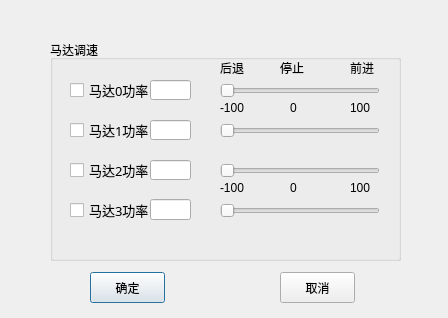
<?xml version="1.0" encoding="UTF-8"?>
<ui version="4.0">
 <class>MotorStartDialog</class>
 <widget class="QDialog" name="MotorStartDialog">
  <property name="geometry">
   <rect>
    <x>0</x>
    <y>0</y>
    <width>448</width>
    <height>318</height>
   </rect>
  </property>
  <property name="windowTitle">
   <string>马达启动模块</string>
  </property>
  <widget class="QGroupBox" name="groupBox">
   <property name="geometry">
    <rect>
     <x>50</x>
     <y>40</y>
     <width>351</width>
     <height>221</height>
    </rect>
   </property>
   <property name="title">
    <string>马达调速</string>
   </property>
   <widget class="QCheckBox" name="checkBox">
    <property name="geometry">
     <rect>
      <x>20</x>
      <y>40</y>
      <width>81</width>
      <height>20</height>
     </rect>
    </property>
    <property name="font">
     <font>
      <family>宋体</family>
      <pointsize>10</pointsize>
     </font>
    </property>
    <property name="text">
     <string>马达0功率</string>
    </property>
   </widget>
   <widget class="QCheckBox" name="checkBox_2">
    <property name="geometry">
     <rect>
      <x>20</x>
      <y>80</y>
      <width>81</width>
      <height>20</height>
     </rect>
    </property>
    <property name="font">
     <font>
      <family>宋体</family>
      <pointsize>10</pointsize>
     </font>
    </property>
    <property name="text">
     <string>马达1功率</string>
    </property>
   </widget>
   <widget class="QCheckBox" name="checkBox_3">
    <property name="geometry">
     <rect>
      <x>20</x>
      <y>120</y>
      <width>81</width>
      <height>20</height>
     </rect>
    </property>
    <property name="font">
     <font>
      <family>宋体</family>
      <pointsize>10</pointsize>
     </font>
    </property>
    <property name="text">
     <string>马达2功率</string>
    </property>
   </widget>
   <widget class="QCheckBox" name="checkBox_4">
    <property name="geometry">
     <rect>
      <x>20</x>
      <y>160</y>
      <width>81</width>
      <height>20</height>
     </rect>
    </property>
    <property name="font">
     <font>
      <family>宋体</family>
      <pointsize>10</pointsize>
     </font>
    </property>
    <property name="text">
     <string>马达3功率</string>
    </property>
   </widget>
   <widget class="QLineEdit" name="lineEdit">
    <property name="geometry">
     <rect>
      <x>100</x>
      <y>40</y>
      <width>41</width>
      <height>20</height>
     </rect>
    </property>
   </widget>
   <widget class="QLineEdit" name="lineEdit_2">
    <property name="geometry">
     <rect>
      <x>100</x>
      <y>80</y>
      <width>41</width>
      <height>20</height>
     </rect>
    </property>
   </widget>
   <widget class="QLineEdit" name="lineEdit_3">
    <property name="geometry">
     <rect>
      <x>100</x>
      <y>120</y>
      <width>41</width>
      <height>20</height>
     </rect>
    </property>
   </widget>
   <widget class="QLineEdit" name="lineEdit_4">
    <property name="geometry">
     <rect>
      <x>100</x>
      <y>159</y>
      <width>41</width>
      <height>21</height>
     </rect>
    </property>
   </widget>
   <widget class="QSlider" name="horizontalSlider_1">
    <property name="geometry">
     <rect>
      <x>170</x>
      <y>40</y>
      <width>160</width>
      <height>22</height>
     </rect>
    </property>
    <property name="orientation">
     <enum>Qt::Horizontal</enum>
    </property>
   </widget>
   <widget class="QSlider" name="horizontalSlider_2">
    <property name="geometry">
     <rect>
      <x>170</x>
      <y>80</y>
      <width>160</width>
      <height>22</height>
     </rect>
    </property>
    <property name="orientation">
     <enum>Qt::Horizontal</enum>
    </property>
   </widget>
   <widget class="QSlider" name="horizontalSlider_3">
    <property name="geometry">
     <rect>
      <x>170</x>
      <y>120</y>
      <width>160</width>
      <height>22</height>
     </rect>
    </property>
    <property name="orientation">
     <enum>Qt::Horizontal</enum>
    </property>
   </widget>
   <widget class="QSlider" name="horizontalSlider_4">
    <property name="geometry">
     <rect>
      <x>170</x>
      <y>160</y>
      <width>160</width>
      <height>22</height>
     </rect>
    </property>
    <property name="orientation">
     <enum>Qt::Horizontal</enum>
    </property>
   </widget>
   <widget class="QLabel" name="label">
    <property name="geometry">
     <rect>
      <x>170</x>
      <y>20</y>
      <width>31</width>
      <height>16</height>
     </rect>
    </property>
    <property name="text">
     <string>后退</string>
    </property>
   </widget>
   <widget class="QLabel" name="label_2">
    <property name="geometry">
     <rect>
      <x>230</x>
      <y>20</y>
      <width>31</width>
      <height>16</height>
     </rect>
    </property>
    <property name="text">
     <string>停止</string>
    </property>
   </widget>
   <widget class="QLabel" name="label_3">
    <property name="geometry">
     <rect>
      <x>300</x>
      <y>20</y>
      <width>31</width>
      <height>16</height>
     </rect>
    </property>
    <property name="text">
     <string>前进</string>
    </property>
   </widget>
   <widget class="QLabel" name="label_4">
    <property name="geometry">
     <rect>
      <x>170</x>
      <y>60</y>
      <width>31</width>
      <height>16</height>
     </rect>
    </property>
    <property name="text">
     <string>-100</string>
    </property>
   </widget>
   <widget class="QLabel" name="label_5">
    <property name="geometry">
     <rect>
      <x>240</x>
      <y>60</y>
      <width>16</width>
      <height>16</height>
     </rect>
    </property>
    <property name="text">
     <string>0</string>
    </property>
   </widget>
   <widget class="QLabel" name="label_6">
    <property name="geometry">
     <rect>
      <x>300</x>
      <y>60</y>
      <width>21</width>
      <height>16</height>
     </rect>
    </property>
    <property name="text">
     <string>100</string>
    </property>
   </widget>
   <widget class="QLabel" name="label_7">
    <property name="geometry">
     <rect>
      <x>240</x>
      <y>140</y>
      <width>16</width>
      <height>16</height>
     </rect>
    </property>
    <property name="text">
     <string>0</string>
    </property>
   </widget>
   <widget class="QLabel" name="label_8">
    <property name="geometry">
     <rect>
      <x>300</x>
      <y>140</y>
      <width>21</width>
      <height>16</height>
     </rect>
    </property>
    <property name="text">
     <string>100</string>
    </property>
   </widget>
   <widget class="QLabel" name="label_9">
    <property name="geometry">
     <rect>
      <x>170</x>
      <y>140</y>
      <width>31</width>
      <height>16</height>
     </rect>
    </property>
    <property name="text">
     <string>-100</string>
    </property>
   </widget>
  </widget>
  <widget class="QPushButton" name="okButton">
   <property name="geometry">
    <rect>
     <x>90</x>
     <y>272</y>
     <width>75</width>
     <height>31</height>
    </rect>
   </property>
   <property name="text">
    <string>确定</string>
   </property>
  </widget>
  <widget class="QPushButton" name="cancleButton">
   <property name="geometry">
    <rect>
     <x>280</x>
     <y>272</y>
     <width>75</width>
     <height>31</height>
    </rect>
   </property>
   <property name="text">
    <string>取消</string>
   </property>
  </widget>
  <widget class="QLabel" name="label_10">
   <property name="geometry">
    <rect>
     <x>10</x>
     <y>10</y>
     <width>41</width>
     <height>41</height>
    </rect>
   </property>
   <property name="text">
    <string/>
   </property>
   <property name="pixmap">
    <pixmap resource="robotimages.qrc">:/images/MotorTS.PNG</pixmap>
   </property>
  </widget>
 </widget>
 <resources>
  <include location="robotimages.qrc"/>
 </resources>
 <connections/>
</ui>
